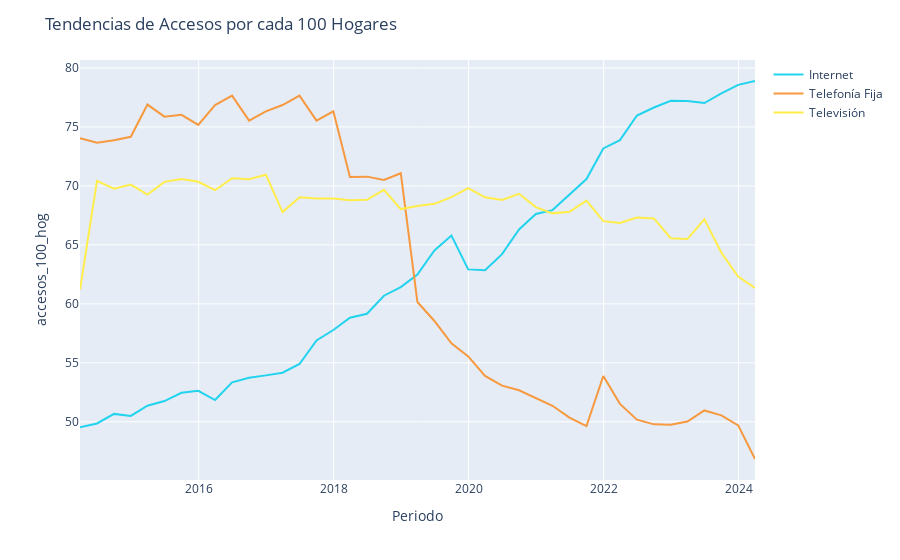

Notebook cell for this chart:
### Markdown cell above
### **Gráfico 4:**
Tendencias de los Accesos por cada 100 Hogares en Argentina en la última Decada

### Code cell
# Gráfica: accesos_100_hog
ancho_grafico = 900
titulo = 'Tendencias de Accesos por cada 100 Hogares'
columna = 'accesos_100_hog'
fig = crear_grafica(dfs_3, columna, titulo, list_3, colors_3, ancho_grafico)

config = {'displayModeBar': False}
fig.show(config=config)
